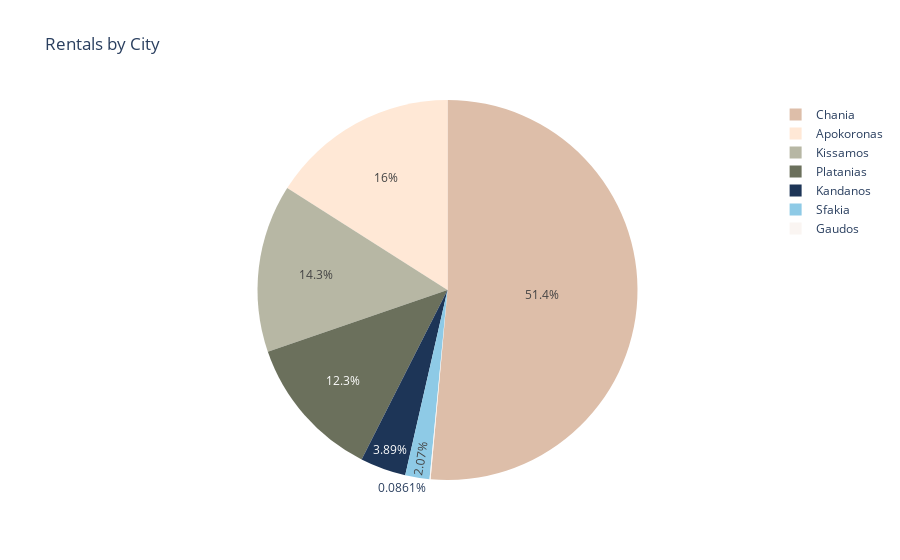

Here is the notebook cell this chart was saved with:
### Markdown cell above
#### ii) Rental by City

### Code cell
# Rentals by City
df_count_neig = pd.DataFrame(df_listings.neighbourhood_group.value_counts()/df_listings.shape[0])

fig = px.pie(df_count_neig, values='neighbourhood_group', names=df_count_neig.index,color_discrete_sequence=['#ddbea9', '#ffe8d6', '#b7b7a4',
                '#6b705c','#1d3557','#8ecae6'], title='Rentals by City')
fig

### Figure 1 — Plotly figure (JSON) as saved in the notebook; plotly's stock layout.template omitted (floating-point values rounded to 4 significant figures)
{"data": [{"domain": {"x": [0, 1], "y": [0, 1]}, "hovertemplate": "index=%{label}<br>neighbourhood_group=%{value}<extra></extra>", "labels": ["Chania", "Apokoronas", "Kissamos", "Platanias", "Kandanos", "Sfakia", "Gaudos"], "legendgroup": "", "name": "", "showlegend": true, "type": "pie", "values": [0.5142, 0.1598, 0.1429, 0.1226, 0.03892, 0.02066, 0.000861]}], "layout": {"legend": {"tracegroupgap": 0}, "piecolorway": ["#ddbea9", "#ffe8d6", "#b7b7a4", "#6b705c", "#1d3557", "#8ecae6"], "title": {"text": "Rentals by City"}}}
